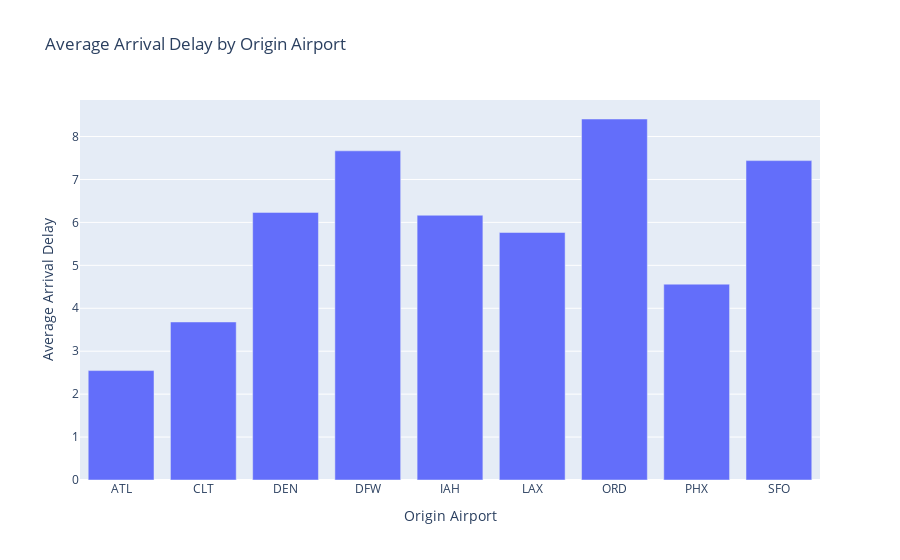

Notebook source saved alongside this figure:
### Markdown cell above
EDA(Exploratory Data Analysis) and Model Building

### Code cell
avg_delay_by_origin = data.groupby('Origin')['ArrDelay'].mean().reset_index()

bar_plot = px.bar(avg_delay_by_origin, x='Origin', y='ArrDelay', title='Average Arrival Delay by Origin Airport')
bar_plot.update_layout(xaxis_title='Origin Airport', yaxis_title='Average Arrival Delay')

bar_plot.show()

### Figure 1 — Plotly figure (JSON) as saved in the notebook; plotly's stock layout.template omitted (floating-point values rounded to 4 significant figures)
{"data": [{"alignmentgroup": "True", "hovertemplate": "Origin=%{x}<br>ArrDelay=%{y}<extra></extra>", "legendgroup": "", "marker": {"color": "#636efa", "pattern": {"shape": ""}}, "name": "", "offsetgroup": "", "orientation": "v", "showlegend": false, "textposition": "auto", "type": "bar", "x": ["ATL", "CLT", "DEN", "DFW", "IAH", "LAX", "ORD", "PHX", "SFO"], "xaxis": "x", "y": [2.548, 3.681, 6.233, 7.667, 6.167, 5.765, 8.408, 4.562, 7.439], "yaxis": "y"}], "layout": {"barmode": "relative", "legend": {"tracegroupgap": 0}, "title": {"text": "Average Arrival Delay by Origin Airport"}, "xaxis": {"anchor": "y", "domain": [0, 1], "title": {"text": "Origin Airport"}}, "yaxis": {"anchor": "x", "domain": [0, 1], "title": {"text": "Average Arrival Delay"}}}}
